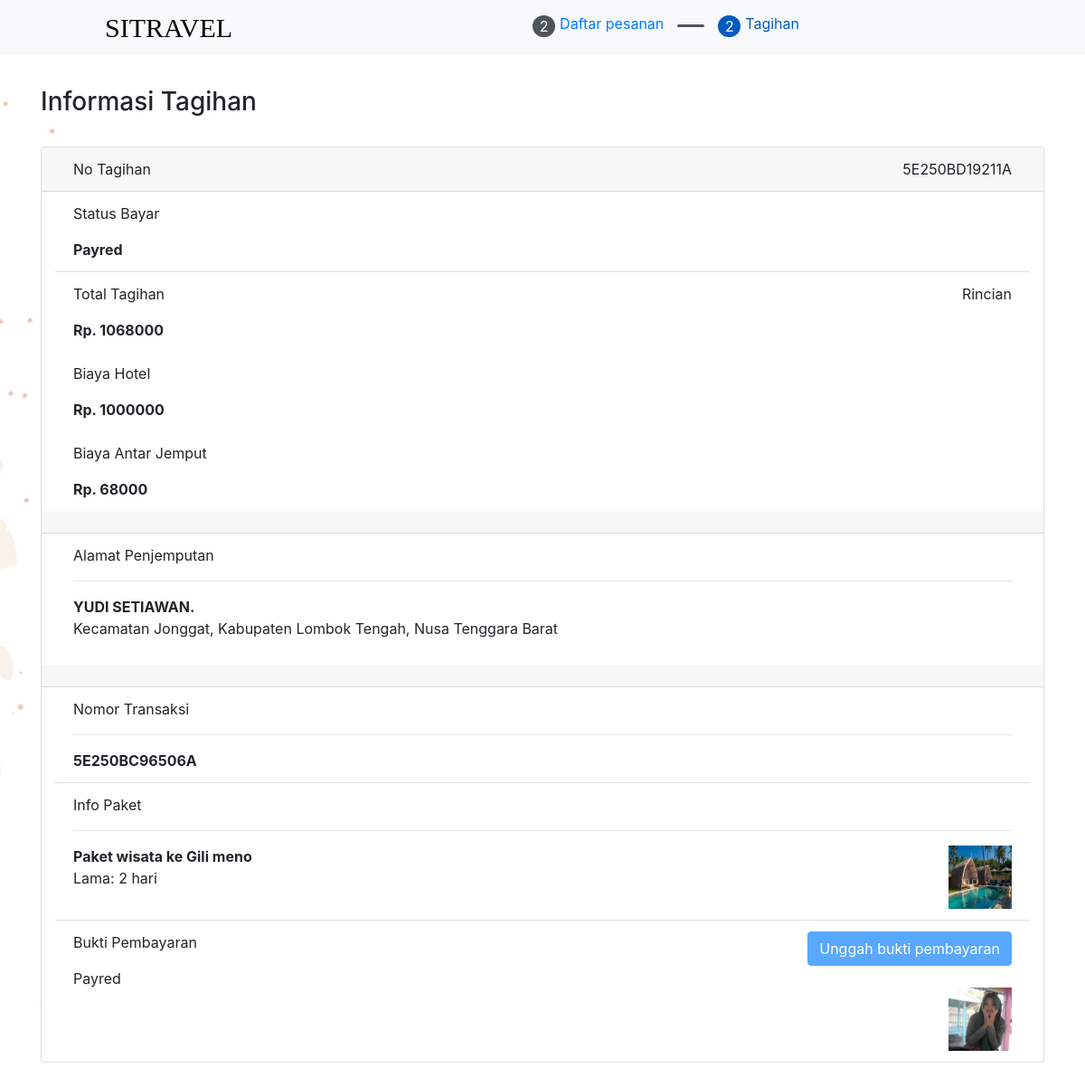
The page /Menu/Tagihan.php?id_transaksi=5E250BC96506A (signed in) on the database its author committed.
### tables this page shows
CREATE TABLE `tb_paketwisata` (
  `Id_paket` char(50) NOT NULL,
  `Gambar` text NOT NULL,
  `Nama` varchar(255) NOT NULL,
  `Deskripsi` text NOT NULL,
  `Id_hotel` char(50) NOT NULL,
  `Alamat` text NOT NULL,
  `Biaya` double NOT NULL
);

CREATE TABLE `tb_pembayaran` (
  `Id_tagihan` char(100) NOT NULL,
  `Id_transaksi` char(50) NOT NULL,
  `biaya_hotel` double NOT NULL,
  `Harga_jemput` double NOT NULL,
  `Total_bayar` double NOT NULL,
  `Status_bayar` char(50) NOT NULL,
  `Bukti_pembayaran` text DEFAULT NULL
);

CREATE TABLE `tb_lokasi` (
  `Id_lokasi` char(50) NOT NULL,
  `Deskripsi` text NOT NULL,
  `Tarif` double NOT NULL
);

CREATE TABLE `tb_pemesanan` (
  `Id_transaksi` char(50) NOT NULL,
  `Ktp` char(30) NOT NULL,
  `Id_paket` char(50) NOT NULL,
  `Tgl_pesan` char(50) NOT NULL,
  `Tgl_berakhir` char(50) NOT NULL,
  `Id_lokasi` char(50) NOT NULL,
  `Durasi` int(11) NOT NULL,
  `Total_pengunjung` int(11) NOT NULL,
  `status_Pemesanan` varchar(100) NOT NULL,
  `Id_agen` char(50) NOT NULL
);

### config/FunctionTampil.php (called while the page is built)
<?php
include "koneksi.php";
function query($tampil)
{
  global $con;
  $result = mysqli_query($con, $tampil);
  $rows = [];
  while ($row = mysqli_fetch_assoc($result)) {
    $rows[] = $row;
  }
  return $rows;
}

### Menu/Tagihan.php (the view, shortened to what this page needs)
<?php
require "../config/FunctionTampil.php";
?>
<?php
$id_transaksi = $_GET["id_transaksi"];
$tagihan = query("SELECT * FROM tb_paketwisata
                                    INNER JOIN tb_pemesanan
                                    ON tb_paketwisata.Id_paket = tb_pemesanan.Id_paket
                                    INNER JOIN tb_pembayaran
				                    ON tb_pemesanan.Id_transaksi = tb_pembayaran.Id_transaksi
                                    WHERE tb_pemesanan.Id_transaksi = '$id_transaksi'");
?>
<!doctype html>
<html lang="en">
<head>
    <link rel="stylesheet" href="../asset/bootsrap/bootstrap.css">
    <link rel="stylesheet" href="../asset/css/style.css">
    <link rel="stylesheet" href="../asset/SwitAlert2/sweetalert2.scss">
</head>
<body>
<div id="potition" style="position: fixed; z-index: 1000; width: 100%;">
    <nav class="navbar  bg-light" style="background-color: white;">
        <a class="navbar-barnds" href="#"
           style="font-family:'Condiment', 'Marck Script', 'cursive'; font-size: 30px; margin-left: 100px; color: #040505; text-transform: uppercase">
            SITravel
        </a>
        <ul class="nav" style="margin-right: 300px">
            <li class="nav-item" style="margin-left: 15px">
                <div style="background-color: #4e555b; width: 25px;border-radius: 100px; text-align: center; color: white">
                    2
                </div>
            </li>
            <li class="nav-item">
                <a href="../DaftarPesanan.php">
                    <h6 class="font-weight-normal" style="margin-left: 5px;"> Daftar pesanan</h6>
                </a>
            </li>
            <li class="nav-item" style="margin-left: 15px">
                <div style="background-color: #4e555b; width: 30px; height: 3px; margin-top: 10px; border-radius: 100px"></div>
            </li>
            <li class="nav-item" style="margin-left: 15px">
                <div style="background-color:#005cbf; width: 25px;border-radius: 100px; text-align: center; color: white">
                    2
                </div>
            </li>
            <li class="nav-item">
                <h6 class="font-weight-normal" style="margin-left: 5px; color:#005cbf"> Tagihan</h6>
            </li>
        </ul>
    </nav>
</div>
<br>
<?php foreach ($tagihan as $tagihan): ?>
    <div class="container">
        <br>
        <br>
        <br>
        <h3>Informasi Tagihan</h3>
        <br>
        <div class="card" style="width: 100%;">
            <div class="card-header">
                <div class="container">
                    <div class="row">
                        <div class="col-lg-6">
                            No Tagihan
                        </div>
                        <div class="col-lg-6" style="text-align: right">
                            <?= $tagihan['Id_tagihan']; ?>
                        </div>
                    </div>
                </div>
            </div>
            <div class="container">
                <ul class="list-group list-group-flush">
                    <li class="list-group-item">Status Bayar <p></p><b><?= $tagihan['Status_bayar']; ?></b></li>
                    <li class="list-group-item">
                        <div class="row">
                            <div class="col-lg-6">
                                Total Tagihan <p></p> <b>Rp. <?= $tagihan['Total_bayar']; ?></b><br><br>
                                Biaya Hotel <p></p> <b>Rp. <?= $tagihan['biaya_hotel']; ?></b><br><br>
                                Biaya Antar Jemput <p></p> <b>Rp. <?= $tagihan['Harga_jemput']; ?></b>
                            </div>
                            <div class="col-lg-6" style="text-align: right">
                                Rincian
                            </div>
                        </div>
                    </li>
                </ul>
            </div>
            <div class="card-header"></div>
            <div class="container">
                <ul class="list-group list-group-flush">
                    <li class="list-group-item">Alamat Penjemputan <p></p>
                        <hr>
                        <b><?= $_SESSION["Username"]; ?>.</b>
                        <p>
                            <?php
                            require "../config/koneksi.php";
                            $id = $tagihan['Id_lokasi'];
                            $lokasiJemput = mysqli_query($con, "SELECT * FROM `tb_lokasi` WHERE Id_lokasi = '$id'");
                            $rowLokasi = mysqli_fetch_assoc($lokasiJemput);
                            echo $rowLokasi["Deskripsi"];
                            ?>
                        </p></li>
                </ul>
            </div>
            <div class="card-header"></div>
            <div class="container">
                <ul class="list-group list-group-flush">
                    <li class="list-group-item">Nomor Transaksi<p></p>
                        <hr>
                        <b><?= $tagihan['Id_transaksi']; ?></b>
                    </li>
                    <li class="list-group-item">
                        Info Paket<p></p>
                        <hr>
                        <div class="row">
                            <div class="col-lg">
                                <b><?= $tagihan['Nama']; ?></b>
                                <p>
                                    Lama: <?= $tagihan['Durasi']; ?> hari
                                </p>
                            </div>
                            <div class="col-lg" style="text-align: right">
                                <img src="../asset/Upload/Paket/<?= $tagihan['Gambar']; ?>" alt=""
                                     style="width: 70px; height: 70px">
                            </div>
                        </div>
                    </li>
                    <li class="list-group-item">
                        <div class="row">
                            <div class="col-lg-6">
                                Bukti Pembayaran<p></p>
                                <?= $tagihan['Status_bayar']; ?>
                            </div>
                            <div class="col-lg-6" style="text-align: right">
                                <b>
                                    <?php if ($tagihan['Status_bayar'] === "Unpayred") : ?>
                                        <button type="button" class="btn btn-primary" data-toggle="modal"
                                                data-target="#exampleModal">
                                            Unggah bukti pembayaran
                                        </button>
                                    <?php else: ?>
                                        <button type="button" class="btn btn-primary" data-toggle="modal"
                                                data-target="#exampleModal" disabled>
                                            Unggah bukti pembayaran
                                        </button>
                                    <?php endif; ?>
                                    <br>
                                    <br>
                                    <img src="<?= $tagihan['Bukti_pembayaran']; ?>" alt=""
                                         style="width: 70px; height: 70px">
                                </b>
                            </div>
                        </div>
                    </li>
                </ul>
            </div>
        </div>
    </div>
<?php endforeach; ?>
<br><br>
</body>
</html>

### asset/css/style.css (style rules this page uses)
body { background-image: url(../bg.jpg); background-position: 0 -100px; background-attachment: fixed; background-size: cover; }
.navbar { position: relative; z-index: 1; }
@media (min-width: 992px) { .navbar { background-color: transparent; transition: 1.2s; background-color: rgba(22, 22, 22, 0); position: fixed; top: 0; right: 0; left: 0; z-index: 1030 } }

### rows shown on the page
tb_paketwisata: tb_pembayaran.Id_tagihan "5E250BD19211A", tb_pembayaran.Status_bayar "Payred", tb_pembayaran.Total_bayar "1068000", tb_pembayaran.biaya_hotel "1000000", tb_pembayaran.Harga_jemput "68000", tb_lokasi.Deskripsi "Kecamatan Jonggat, Kabupaten Lombok Tengah, Nusa Tenggara Barat", tb_pembayaran.Id_transaksi "5E250BC96506A", Nama "Paket wisata ke Gili meno", tb_pemesanan.Durasi "2", Gambar (picture), tb_pembayaran.Bukti_pembayaran (picture)
